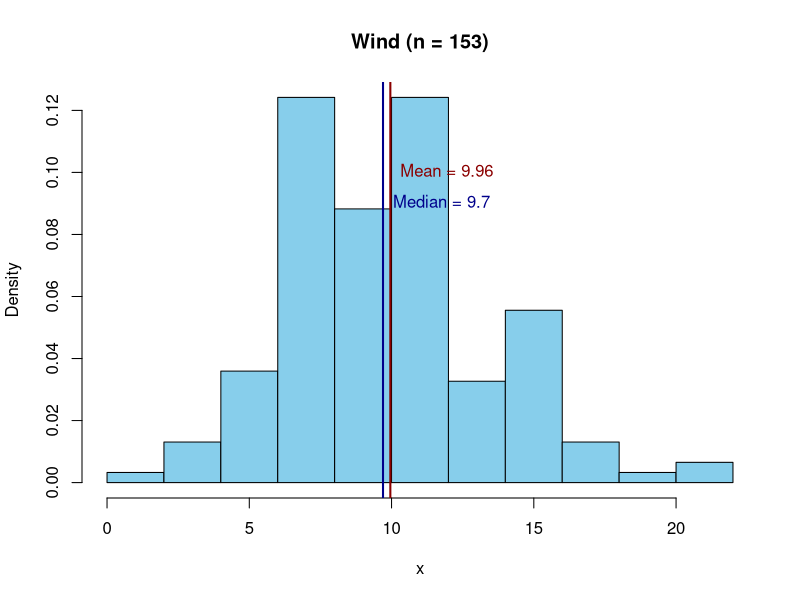
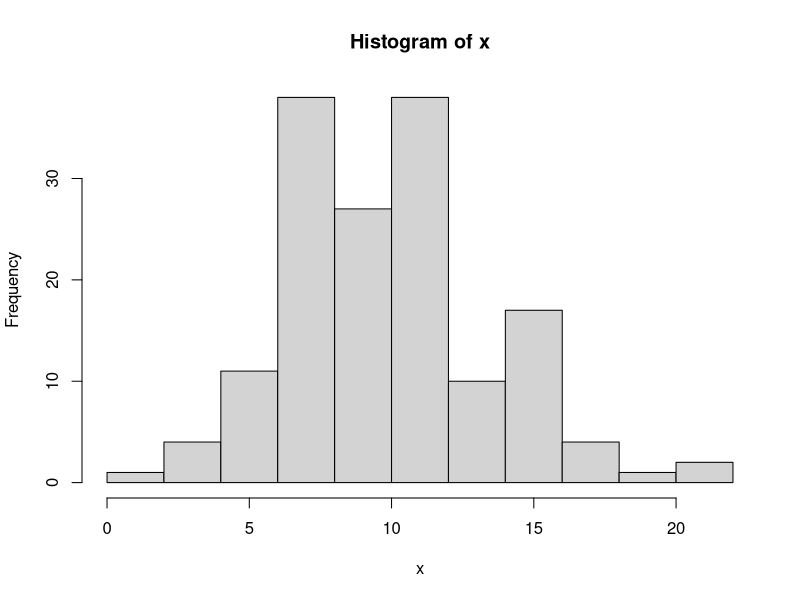

The R source for these figures, in order: (Note: this script raises an error after producing the figures.)
#::::::::::::::::::::::::::::::::::::::::::::::::::::::::::::::::::::::::::::
#
# Functions II
# 
#::::::::::::::::::::::::::::::::::::::::::::::::::::::::::::::::::::::::::::





# Input
#===========================================================
#...........................



set.seed(524)
observations <- rnorm(10)
predictions <- rnorm(10)

# with a function
get_RMSE <- function(predictions, observations){
  diff <- observations - predictions
  sq_diff <- diff^2
  m_sq_diff <- mean(diff)
  RMSE <- sqrt(m_sq_diff)
  return(RMSE)
}

# compare
RMSE <- get_RMSE(predictions, observations)

# without a function
diff <- observations - predictions
sq_diff <- diff^2
m_sq_diff <- mean(diff)
RMSE <- sqrt(m_sq_diff)



# with a function
summary(mtcars$mpg)

# without a function
round(c("Min." = min(mtcars$mpg),
        "1st Qu." = as.numeric(quantile(mtcars$mpg)[2]),
        "Median" = median(mtcars$mpg),
        "Mean" = mean(mtcars$mpg),
        "3rd Qu." = as.numeric(quantile(mtcars$mpg)[4]),
        "Max." = max(mtcars$mpg)), 2)




# return object is list
get_info <- function(x){
  mean_x <- mean(x)
  median_x <- median(x)
  n_obs_x <- length(x)
  range_x <- range(x)
  return(list(mean = mean_x, median = median_x, 
              n_obs = n_obs_x, range = range_x))
}

get_info(airquality$Wind)

get_info(airquality$Wind)


# Side effects
#...........................

print_info <- function(x){
  info <- get_info(x)
  cat("There are ", info$n_obs, 
      " observed values. \nThe mean is ", 
      round(info$mean, 2), ". \nThe median is ", 
      round(info$median, 2), ". \n", sep = "")
# invisible(info)  
}

print_info(airquality$Wind)
test <- print_info(airquality$Wind)
test

# plot

hist2 <- function(x, title){
  info <- get_info(x)
  mean_median <- as.numeric(info[c("mean", "median")])
  hist(x, 
       main = paste0(title, " (n = ", info$n_obs, ")"),
       col = "skyblue", 
       freq = FALSE)
  abline(v = mean_median, 
         col = c("darkred", "darkblue"), 
         lwd = 2)
  text(mean_median, 
       y = c(.1, .09),
       labels = paste(c("Mean", "Median"), 
                      round(mean_median, 2), 
                      sep = " = "),
       col = c("darkred", "darkblue"),
       pos = 4)
}

hist2(airquality$Wind, "Wind")

# pipable histogram
hist_pipe <- function(x) {
  hist(x)
  invisible(x)
}
hist_pipe(airquality$Wind) |> get_info()




# Errors, warnings etc.
# ..........................

# Errors
?stop
get_log_xtox <- function(x) {
  if(!is.numeric(x)) stop("This does not work!")
  x_x <- x^x
  return(log(x_x))
}
get_log_xtox(2)
get_log_xtox("a")



# stopifnot()
?stopifnot
get_log_xtox <- function(x) {
  stopifnot(is.numeric(x)) 
  x_x <- x^x
  return(log(x_x))
}
get_log_xtox("a")



# message
?message
get_log_xtox <- function(x) {
  x_x <- x^x
  message("Thank you for using this function!")
  return(log(x_x))
}
get_log_xtox(2)


# Warning
?warning
get_log_xtox <- function(x) {
  if(x < 0 && (x %% 2 == 0)) 
    warning("Not sure you can trust the result.", 
            call. = FALSE)
  x_x <- x^x
  return(log(x_x))
}
get_log_xtox(-2)



# Scoping rules in R; Where does R find stuff
# ...........................................
a <- 55
add_a <- function(x){
  return(x + a)
}
add_a(5)




# name masking
a <- 55
add_a <- function(x){
  a <- 5
  return(x + a)
}
add_a(5)




# where does R find stuff
a <- b <- c <- d <- "fourth"
find_object <- function(a, b = "third", c = "third"){
  a <- "first"
  return(c(a = a, b = b, c = c, d = d))
}
find_object(b = "second")



# BAD IDEA!
a <- 55
add_a <- function(x){
  return(x + a)
}
add_a(5)


# GOOD IDEA!
add_a <- function(x, a = 55){
  return(x + a)
}
add_a(5)




# dot-dot-dot
# ...........


# Unknon number of arguments
# using a for loop
is_character <- function(...){
  input <- list(...)
  out <- input
  for(ell_nr in seq_along(out)){
    out[[ell_nr]] <- is.character(out[[ell_nr]])
  }
  out
}
is_character(a = "Awesome", b = 5, "Yes")

# using lapply
is_character <- function(...){
  lapply(list(...), is.character)
}
is_character(a = "Awesome", b = 5, "Yes")



# passing arguments to other function
# apply example
?apply
get_quantiles <- function(x, ...){
  out <- lapply(x, quantile, ...)
  return(do.call(rbind, out))
}
get_quantiles(airquality, na.rm = TRUE, 
              probs = c(.25, .5, .27))



# spelling mistakes!
get_quantiles <- function(x, ...){
  out <- lapply(x, quantile, ...)
  return(do.call(rbind, out))
}
get_quantiles(airquality, na.rm = TRUE, 
              prosb = c(.25, .5, .27))




# Exercises
#===========================================================


# 1. Write a function that computes the following statistics for a numeric 
#    vector: (1) the sum of NAs, (2) the median, (3) the number of unique values.
#    include a second argument na.rm with default TRUE, to make sure that 
#    the median is computed (without NA values).
#    test your function using the mtcars data.


data("mtcars")

computeDescriptives(mtcars$mpg)


# 2. Consider the drop_NA()-function from the previous exercises.
#    Add a side-effect to the function: inform the user of
#    how many NA values were dropped. 
#    Add a "message" argument with default FALSE, so that 
#    users can also choose whether to get the information.


Ozone_noNA <- drop_NA(airquality$Ozone) 
Ozone_noNA <- drop_NA(airquality$Ozone, message = FALSE) 




# 3. Consider the get_info()-function from above. Include
#    a "na.rm" argument with a sensible default. 
#    when na.rm = TRUE, the function should:
#       - remove NA values before computing the statistics
#       - inform the user how many NA values were removed
#       - make sure users can choose not to get this information
#    TIP: make use of the function you wrote for exercise 2.

# original get_info() function
get_info <- function(x){
  mean_x <- mean(x)
  median_x <- median(x)
  n_obs_x <- length(x)
  range_x <- range(x)
  return(list(mean = mean_x, median = median_x, 
              n_obs = n_obs_x, range = range_x))
}

get_info(airquality$Ozone)
get_info(airquality$Ozone, message = TRUE)
get_info(airquality$Ozone, na.rm = FALSE)




# 4. Write a function that takes a numeric variable as input and creates a 
#    boxplot as output. How does R provide default values for the main 
#    title and axis labels. Would you choose the same?
#    Give sensible default values to the main title and axis labels.

create_boxplot(mtcars$mpg)



# 5. Implement 'input checks' for your boxplot function. The function should throw
#    an error, if the input is not a single numeric vector.
#    If the vector contains missing values, the function should throw a warning.

create_boxplot2(mtcars$mpg)
create_boxplot2(mtcars)
create_boxplot2(c(mtcars$mpg, NA))


# 6. Write a function that creates either a histogram or a bar chart for a 
#    variable, depending on the input:
#      + character/factor -> bar chart using table()
#      + numeric -> histogram



create_graph(1:5)
create_graph(c("a", "b", "c"))
create_graph(mtcars$mpg)
create_graph(iris$Species)
